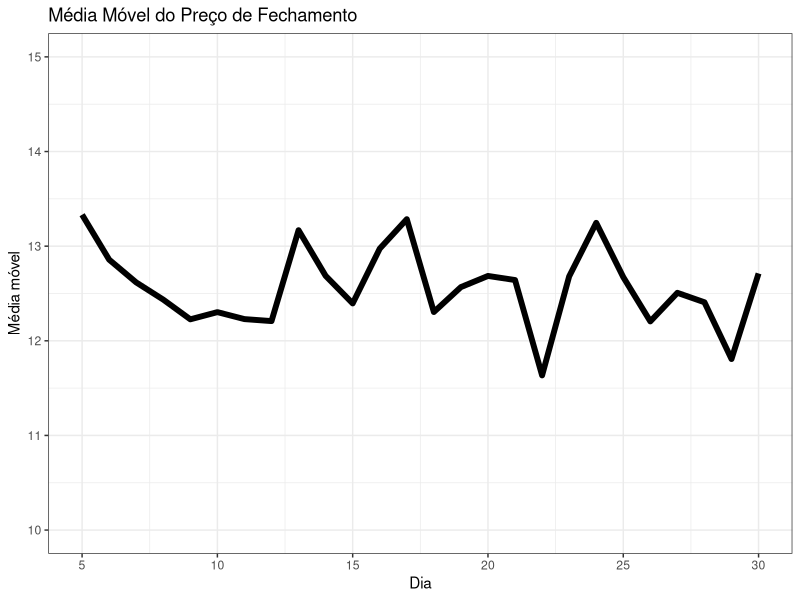
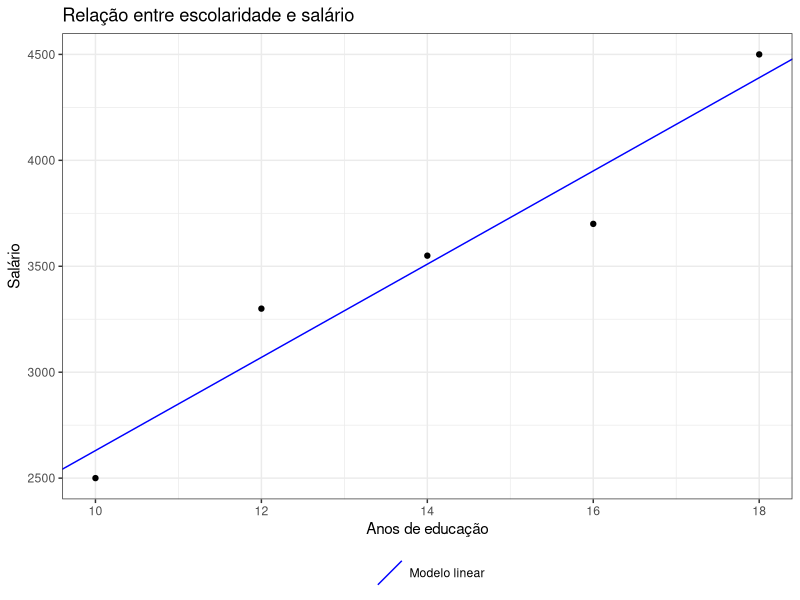

These figures' R source, in order:
## ---- chunk 1
# Definindo a semente para garantir reprodutibilidade
set.seed(42)

# Gerando um número aleatório entre -10 e 10
numero <- sample(-10:10, 1)

if (numero > 0) {
  print("O número é positivo.")
} else {
  print("O número é negativo ou zero.")
}
## ---- chunk 2
# Determina a classificação da empresa com base na receita anual
receita_anual <- 1500000

if (receita_anual >= 2000000) {
  print("Empresa de Grande Porte")
} else if (receita_anual >= 1000000) {
  print("Empresa de Médio Porte")
} else if (receita_anual >= 500000) {
  print("Empresa de Pequeno Porte")
} else {
  print("Microempresa")
}
## ---- chunk 3
# Exemplo de loop for para iterar sobre índices
for (i in 1:5) {
  print(i)
}
## ---- chunk 4
# Exemplo de loop for para iterar sobre elementos de um vetor
clientes <- c("João", "Maria", "José", "Ana")
for (nome in clientes) {
  print(nome)
}

## ---- chunk 5
set.seed(42)
pib_paises <- runif(10, min = 25000000, max = 40000000)
populacao_paises <- runif(10, min = 1000000, max = 15000000)

pib_per_capita <- numeric(length = 10)

# Loop for para calcular o PIB per capita para cada pais
for (i in 1:10) {
  # Calculando o PIB per capita
  pib_per_capita[i] <- pib_paises[i] / populacao_paises[i]
}
print(round(pib_per_capita, 3))
## ---- chunk 6
set.seed(42)
preco_acao <- runif(30, min = 9, max = 15)
## ---- chunk 7
media_movel <- numeric(length = 26)  # Vetor para armazenar a média móvel

for (i in 5:30) {
  media_movel[i - 4] <- mean(preco_acao[(i - 4):i])
}
## ---- chunk 8
print(media_movel)
## ---- chunk 9
ggplot2::ggplot(tidyr::tibble(t=5:30, mm=media_movel), ggplot2::aes(t, mm)) +
  ggplot2::geom_line(linewidth=2) +
  ggplot2::scale_x_continuous(breaks=seq(5,30,5))+
  ggplot2::labs(x="Dia", y="Média móvel", title="Média Móvel do Preço de Fechamento")+
  ggplot2::ylim(10,15)+
  ggplot2::theme_bw()
## ---- chunk 10
acoes <- c( "Aprender a programar em R",
        "Aprender a programar em R",
        "Fazer um café",
        "Descansar")

set.seed(42)
acao <- sample(acoes, 1)
print(acao)
## ---- chunk 11
while(acao != "Descansar") {
  acao <- sample(acoes, 1)
  print(acao)
}
## ---- chunk 12
set.seed(42)  # Define uma semente para a replicabilidade dos resultados

# População inicial
populacao <- 1000

# Taxa de crescimento anual da população (em decimal)
taxa_crescimento <- 0.02

# População limite desejada
limite_populacional <- 2000

# Inicializando o contador de anos
anos <- 0

# Simulando o crescimento populacional até atingir o limite
while (populacao < limite_populacional) {
  # Calculando o número de novos indivíduos neste ano
  novos_individuos <- populacao * taxa_crescimento
  
  # Incrementando a população com os novos indivíduos
  populacao <- populacao + novos_individuos
  
  # Incrementando o contador de anos
  anos <- anos + 1
}

# Imprimindo o número de anos necessários para atingir o limite populacional
print(paste("Foram necessários", anos, "anos para atingir uma população de", populacao))

## ---- chunk 13
# Função para realizar regressão linear simples
regressao_linear <- function(x, y) {
  modelo <- lm(y ~ x)  # Criando o modelo de regressão linear
  return(modelo)  # Retornando o modelo
}

# Dados de exemplo: salário (y) em função dos anos de educação (x)
anos_educacao <- c(10, 12, 14, 16, 18)
salario <- c(2500, 3300, 3550, 3700, 4500)

# Chamando a função de regressão linear
modelo_regressao <- regressao_linear(anos_educacao, salario)
## ---- chunk 14
# Exibindo os resultados da regressão
summary(modelo_regressao)
## ---- chunk 15
coefs = data.frame(intercept=coef(modelo_regressao)[1],
                   slope=coef(modelo_regressao)[2],
                   class = "coef")

ggplot2::ggplot(tidyr::tibble(anos_educacao = anos_educacao,
       salario = salario),
       ggplot2::aes(anos_educacao, salario))+
  ggplot2::geom_point() +
  ggplot2::geom_abline(data=coefs,
              ggplot2::aes(intercept=intercept,slope=slope,color=class),
              show.legend = TRUE)+
  ggplot2::scale_color_manual(breaks=c("coef"), 
                              values="blue", labels=c("Modelo linear"))+
  ggplot2::labs(x="Anos de educação", y="Salário", title="Relação entre escolaridade e salário",color="")+
  ggplot2::theme_bw()+
  ggplot2::theme(legend.position = "bottom")
## ---- chunk 16
set.seed(42)
lancamentos <- rbinom(100, 1, 0.5)
